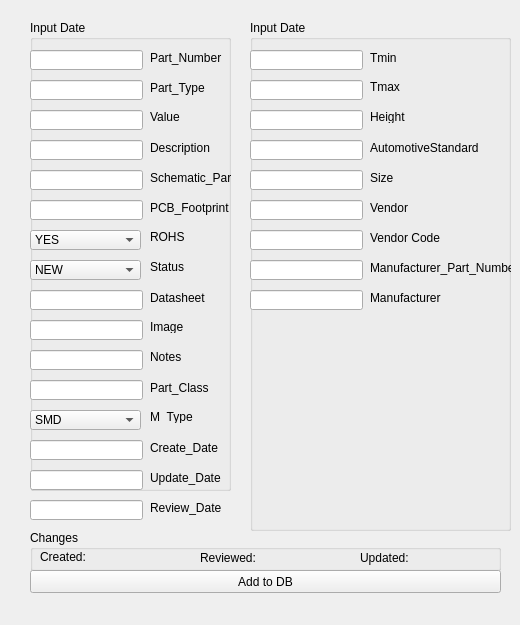
      <widget class="QWidget" name="tab_7">
       <attribute name="title">
        <string>Mecanical</string>
       </attribute>
       <widget class="QGroupBox" name="groupBox_22">
        <property name="geometry">
         <rect>
          <x>30</x>
          <y>20</y>
          <width>201</width>
          <height>471</height>
         </rect>
        </property>
        <property name="title">
         <string>Input Date</string>
        </property>
        <widget class="QLabel" name="label_244">
         <property name="geometry">
          <rect>
           <x>120</x>
           <y>60</y>
           <width>81</width>
           <height>16</height>
          </rect>
         </property>
         <property name="text">
          <string>Part_Type</string>
         </property>
        </widget>
        <widget class="QLabel" name="label_245">
         <property name="geometry">
          <rect>
           <x>120</x>
           <y>90</y>
           <width>47</width>
           <height>13</height>
          </rect>
         </property>
         <property name="text">
          <string>Value</string>
         </property>
        </widget>
        <widget class="QLabel" name="label_246">
         <property name="geometry">
          <rect>
           <x>120</x>
           <y>120</y>
           <width>81</width>
           <height>16</height>
          </rect>
         </property>
         <property name="text">
          <string>Description</string>
         </property>
        </widget>
        <widget class="QLabel" name="label_247">
         <property name="geometry">
          <rect>
           <x>120</x>
           <y>180</y>
           <width>81</width>
           <height>16</height>
          </rect>
         </property>
         <property name="text">
          <string>PCB_Footprint</string>
         </property>
        </widget>
        <widget class="QLabel" name="label_248">
         <property name="geometry">
          <rect>
           <x>120</x>
           <y>210</y>
           <width>47</width>
           <height>13</height>
          </rect>
         </property>
         <property name="text">
          <string>ROHS</string>
         </property>
        </widget>
        <widget class="QLabel" name="label_250">
         <property name="geometry">
          <rect>
           <x>120</x>
           <y>270</y>
           <width>81</width>
           <height>16</height>
          </rect>
         </property>
         <property name="text">
          <string>Datasheet</string>
         </property>
        </widget>
        <widget class="QLabel" name="label_251">
         <property name="geometry">
          <rect>
           <x>120</x>
           <y>300</y>
           <width>47</width>
           <height>13</height>
          </rect>
         </property>
         <property name="text">
          <string>Image</string>
         </property>
        </widget>
        <widget class="QLabel" name="label_252">
         <property name="geometry">
          <rect>
           <x>120</x>
           <y>330</y>
           <width>47</width>
           <height>13</height>
          </rect>
         </property>
         <property name="text">
          <string>Notes</string>
         </property>
        </widget>
        <widget class="QLabel" name="label_253">
         <property name="geometry">
          <rect>
           <x>120</x>
           <y>360</y>
           <width>81</width>
           <height>16</height>
          </rect>
         </property>
         <property name="text">
          <string>Part_Class</string>
         </property>
        </widget>
        <widget class="QLabel" name="label_254">
         <property name="geometry">
          <rect>
           <x>120</x>
           <y>420</y>
           <width>81</width>
           <height>16</height>
          </rect>
         </property>
         <property name="text">
          <string>Create_Date</string>
         </property>
        </widget>
        <widget class="QLabel" name="label_256">
         <property name="geometry">
          <rect>
           <x>120</x>
           <y>450</y>
           <width>81</width>
           <height>16</height>
          </rect>
         </property>
         <property name="text">
          <string>Update_Date</string>
         </property>
        </widget>
        <widget class="QLabel" name="label_257">
         <property name="geometry">
          <rect>
           <x>120</x>
           <y>390</y>
           <width>47</width>
           <height>13</height>
          </rect>
         </property>
         <property name="text">
          <string>M_Type</string>
         </property>
        </widget>
        <widget class="QLineEdit" name="lineEdit_196">
         <property name="geometry">
          <rect>
           <x>0</x>
           <y>60</y>
           <width>113</width>
           <height>20</height>
          </rect>
         </property>
        </widget>
        <widget class="QLineEdit" name="lineEdit_197">
         <property name="geometry">
          <rect>
           <x>0</x>
           <y>90</y>
           <width>113</width>
           <height>20</height>
          </rect>
         </property>
        </widget>
        <widget class="QLineEdit" name="lineEdit_198">
         <property name="geometry">
          <rect>
           <x>0</x>
           <y>120</y>
           <width>113</width>
           <height>20</height>
          </rect>
         </property>
        </widget>
        <widget class="QLineEdit" name="lineEdit_199">
         <property name="geometry">
          <rect>
           <x>0</x>
           <y>150</y>
           <width>113</width>
           <height>20</height>
          </rect>
         </property>
        </widget>
        <widget class="QLineEdit" name="lineEdit_200">
         <property name="geometry">
          <rect>
           <x>0</x>
           <y>180</y>
           <width>113</width>
           <height>20</height>
          </rect>
         </property>
        </widget>
        <widget class="QLineEdit" name="lineEdit_202">
         <property name="geometry">
          <rect>
           <x>0</x>
           <y>30</y>
           <width>113</width>
           <height>20</height>
          </rect>
         </property>
        </widget>
        <widget class="QLineEdit" name="lineEdit_203">
         <property name="geometry">
          <rect>
           <x>0</x>
           <y>270</y>
           <width>113</width>
           <height>20</height>
          </rect>
         </property>
        </widget>
        <widget class="QLineEdit" name="lineEdit_204">
         <property name="geometry">
          <rect>
           <x>0</x>
           <y>300</y>
           <width>113</width>
           <height>20</height>
          </rect>
         </property>
        </widget>
        <widget class="QLineEdit" name="lineEdit_205">
         <property name="geometry">
          <rect>
           <x>0</x>
           <y>330</y>
           <width>113</width>
           <height>20</height>
          </rect>
         </property>
        </widget>
        <widget class="QLineEdit" name="lineEdit_206">
         <property name="geometry">
          <rect>
           <x>0</x>
           <y>360</y>
           <width>113</width>
           <height>20</height>
          </rect>
         </property>
        </widget>
        <widget class="QLineEdit" name="lineEdit_207">
         <property name="geometry">
          <rect>
           <x>0</x>
           <y>420</y>
           <width>113</width>
           <height>20</height>
          </rect>
         </property>
        </widget>
        <widget class="QLineEdit" name="lineEdit_209">
         <property name="geometry">
          <rect>
           <x>0</x>
           <y>450</y>
           <width>113</width>
           <height>20</height>
          </rect>
         </property>
        </widget>
        <widget class="QLabel" name="label_258">
         <property name="geometry">
          <rect>
           <x>120</x>
           <y>150</y>
           <width>81</width>
           <height>16</height>
          </rect>
         </property>
         <property name="text">
          <string>Schematic_Part</string>
         </property>
        </widget>
        <widget class="QLabel" name="label_243">
         <property name="geometry">
          <rect>
           <x>120</x>
           <y>30</y>
           <width>91</width>
           <height>16</height>
          </rect>
         </property>
         <property name="text">
          <string>Part_Number</string>
         </property>
        </widget>
        <widget class="QComboBox" name="boxStatus_25">
         <property name="enabled">
          <bool>true</bool>
         </property>
         <property name="geometry">
          <rect>
           <x>0</x>
           <y>210</y>
           <width>111</width>
           <height>20</height>
          </rect>
         </property>
         <property name="toolTip">
          <string>&lt;html&gt;&lt;head/&gt;&lt;body&gt;&lt;p&gt;Component's status&lt;/p&gt;&lt;p&gt;&lt;span style=&quot; font-style:italic;&quot;&gt;Status can be changed by CIS administrator only&lt;/span&gt;&lt;/p&gt;&lt;/body&gt;&lt;/html&gt;</string>
         </property>
         <item>
          <property name="text">
           <string>YES</string>
          </property>
         </item>
         <item>
          <property name="text">
           <string>YES-EX</string>
          </property>
         </item>
         <item>
          <property name="text">
           <string>NO</string>
          </property>
         </item>
        </widget>
        <widget class="QComboBox" name="boxStatus_26">
         <property name="enabled">
          <bool>true</bool>
         </property>
         <property name="geometry">
          <rect>
           <x>0</x>
           <y>390</y>
           <width>111</width>
           <height>20</height>
          </rect>
         </property>
         <property name="toolTip">
          <string>&lt;html&gt;&lt;head/&gt;&lt;body&gt;&lt;p&gt;Component's status&lt;/p&gt;&lt;p&gt;&lt;span style=&quot; font-style:italic;&quot;&gt;Status can be changed by CIS administrator only&lt;/span&gt;&lt;/p&gt;&lt;/body&gt;&lt;/html&gt;</string>
         </property>
         <item>
          <property name="text">
           <string>SMD</string>
          </property>
         </item>
         <item>
          <property name="text">
           <string>LEADED</string>
          </property>
         </item>
        </widget>
        <widget class="QComboBox" name="boxStatus_9">
         <property name="enabled">
          <bool>true</bool>
         </property>
         <property name="geometry">
          <rect>
           <x>0</x>
           <y>240</y>
           <width>111</width>
           <height>20</height>
          </rect>
         </property>
         <property name="toolTip">
          <string>&lt;html&gt;&lt;head/&gt;&lt;body&gt;&lt;p&gt;Component's status&lt;/p&gt;&lt;p&gt;&lt;span style=&quot; font-style:italic;&quot;&gt;Status can be changed by CIS administrator only&lt;/span&gt;&lt;/p&gt;&lt;/body&gt;&lt;/html&gt;</string>
         </property>
         <item>
          <property name="text">
           <string>NEW</string>
          </property>
         </item>
         <item>
          <property name="text">
           <string>CHECKED</string>
          </property>
         </item>
         <item>
          <property name="text">
           <string>TESTED</string>
          </property>
         </item>
         <item>
          <property name="text">
           <string>FAULTY</string>
          </property>
         </item>
         <item>
          <property name="text">
           <string>OBSOLETE</string>
          </property>
         </item>
         <item>
          <property name="text">
           <string>DRAFT</string>
          </property>
         </item>
         <item>
          <property name="text">
           <string>EMPTY</string>
          </property>
         </item>
         <item>
          <property name="text">
           <string>EXTERNAL</string>
          </property>
         </item>
        </widget>
        <widget class="QLabel" name="label_249">
         <property name="geometry">
          <rect>
           <x>120</x>
           <y>240</y>
           <width>47</width>
           <height>13</height>
          </rect>
         </property>
         <property name="text">
          <string>Status</string>
         </property>
        </widget>
       </widget>
       <widget class="QGroupBox" name="groupBox_23">
        <property name="geometry">
         <rect>
          <x>250</x>
          <y>20</y>
          <width>261</width>
          <height>511</height>
         </rect>
        </property>
        <property name="title">
         <string>Input Date</string>
        </property>
        <widget class="QLabel" name="label_259">
         <property name="geometry">
          <rect>
           <x>120</x>
           <y>30</y>
           <width>71</width>
           <height>16</height>
          </rect>
         </property>
         <property name="text">
          <string>Tmin</string>
         </property>
        </widget>
        <widget class="QLabel" name="label_260">
         <property name="geometry">
          <rect>
           <x>120</x>
           <y>60</y>
           <width>47</width>
           <height>13</height>
          </rect>
         </property>
         <property name="text">
          <string>Tmax</string>
         </property>
        </widget>
        <widget class="QLabel" name="label_261">
         <property name="geometry">
          <rect>
           <x>120</x>
           <y>90</y>
           <width>47</width>
           <height>13</height>
          </rect>
         </property>
         <property name="text">
          <string>Height</string>
         </property>
        </widget>
        <widget class="QLabel" name="label_262">
         <property name="geometry">
          <rect>
           <x>120</x>
           <y>120</y>
           <width>111</width>
           <height>16</height>
          </rect>
         </property>
         <property name="text">
          <string>AutomotiveStandard</string>
         </property>
        </widget>
        <widget class="QLabel" name="label_263">
         <property name="geometry">
          <rect>
           <x>120</x>
           <y>150</y>
           <width>131</width>
           <height>16</height>
          </rect>
         </property>
         <property name="text">
          <string>Size</string>
         </property>
        </widget>
        <widget class="QLineEdit" name="lineEdit_211">
         <property name="geometry">
          <rect>
           <x>0</x>
           <y>30</y>
           <width>113</width>
           <height>20</height>
          </rect>
         </property>
        </widget>
        <widget class="QLineEdit" name="lineEdit_212">
         <property name="geometry">
          <rect>
           <x>0</x>
           <y>60</y>
           <width>113</width>
           <height>20</height>
          </rect>
         </property>
        </widget>
        <widget class="QLineEdit" name="lineEdit_213">
         <property name="geometry">
          <rect>
           <x>0</x>
           <y>90</y>
           <width>113</width>
           <height>20</height>
          </rect>
         </property>
        </widget>
        <widget class="QLineEdit" name="lineEdit_214">
         <property name="geometry">
          <rect>
           <x>0</x>
           <y>120</y>
           <width>113</width>
           <height>20</height>
          </rect>
         </property>
        </widget>
        <widget class="QLineEdit" name="lineEdit_215">
         <property name="geometry">
          <rect>
           <x>0</x>
           <y>150</y>
           <width>113</width>
           <height>20</height>
          </rect>
         </property>
        </widget>
        <widget class="QLineEdit" name="lineEdit_216">
         <property name="geometry">
          <rect>
           <x>0</x>
           <y>180</y>
           <width>113</width>
           <height>20</height>
          </rect>
         </property>
        </widget>
        <widget class="QLabel" name="label_289">
         <property name="geometry">
          <rect>
           <x>120</x>
           <y>180</y>
           <width>131</width>
           <height>16</height>
          </rect>
         </property>
         <property name="text">
          <string>Vendor</string>
         </property>
        </widget>
        <widget class="QLineEdit" name="lineEdit_217">
         <property name="geometry">
          <rect>
           <x>0</x>
           <y>210</y>
           <width>113</width>
           <height>20</height>
          </rect>
         </property>
        </widget>
        <widget class="QLabel" name="label_290">
         <property name="geometry">
          <rect>
           <x>120</x>
           <y>210</y>
           <width>131</width>
           <height>16</height>
          </rect>
         </property>
         <property name="text">
          <string>Vendor Code</string>
         </property>
        </widget>
        <widget class="QLabel" name="label_308">
         <property name="geometry">
          <rect>
           <x>120</x>
           <y>240</y>
           <width>151</width>
           <height>16</height>
          </rect>
         </property>
         <property name="text">
          <string>Manufacturer_Part_Number</string>
         </property>
        </widget>
        <widget class="QLineEdit" name="lineEdit_228">
         <property name="geometry">
          <rect>
           <x>0</x>
           <y>270</y>
           <width>113</width>
           <height>20</height>
          </rect>
         </property>
        </widget>
        <widget class="QLineEdit" name="lineEdit_229">
         <property name="geometry">
          <rect>
           <x>0</x>
           <y>240</y>
           <width>113</width>
           <height>20</height>
          </rect>
         </property>
        </widget>
        <widget class="QLabel" name="label_309">
         <property name="geometry">
          <rect>
           <x>120</x>
           <y>270</y>
           <width>131</width>
           <height>16</height>
          </rect>
         </property>
         <property name="text">
          <string>Manufacturer</string>
         </property>
        </widget>
       </widget>
       <widget class="QGroupBox" name="groupBox_24">
        <property name="geometry">
         <rect>
          <x>30</x>
          <y>530</y>
          <width>471</width>
          <height>41</height>
         </rect>
        </property>
        <property name="title">
         <string>Changes</string>
        </property>
        <widget class="QLabel" name="label_275">
         <property name="geometry">
          <rect>
           <x>10</x>
           <y>20</y>
           <width>47</width>
           <height>13</height>
          </rect>
         </property>
         <property name="text">
          <string>Created:</string>
         </property>
        </widget>
        <widget class="QLabel" name="label_276">
         <property name="geometry">
          <rect>
           <x>60</x>
           <y>20</y>
           <width>101</width>
           <height>16</height>
          </rect>
         </property>
         <property name="text">
          <string/>
         </property>
        </widget>
        <widget class="QLabel" name="label_277">
         <property name="geometry">
          <rect>
           <x>170</x>
           <y>20</y>
           <width>61</width>
           <height>16</height>
          </rect>
         </property>
         <property name="text">
          <string>Reviewed:</string>
         </property>
        </widget>
        <widget class="QLabel" name="label_278">
         <property name="geometry">
          <rect>
           <x>230</x>
           <y>20</y>
           <width>101</width>
           <height>16</height>
          </rect>
         </property>
         <property name="text">
          <string/>
         </property>
        </widget>
        <widget class="QLabel" name="label_279">
         <property name="geometry">
          <rect>
           <x>330</x>
           <y>20</y>
           <width>61</width>
           <height>16</height>
          </rect>
         </property>
         <property name="text">
          <string>Updated:</string>
         </property>
        </widget>
        <widget class="QLabel" name="label_280">
         <property name="geometry">
          <rect>
           <x>380</x>
           <y>20</y>
           <width>91</width>
           <height>16</height>
          </rect>
         </property>
         <property name="text">
          <string/>
         </property>
        </widget>
       </widget>
       <widget class="QPushButton" name="pushButton_8">
        <property name="geometry">
         <rect>
          <x>30</x>
          <y>570</y>
          <width>471</width>
          <height>23</height>
         </rect>
        </property>
        <property name="text">
         <string>Add to DB</string>
        </property>
       </widget>
       <widget class="QLabel" name="label_267">
        <property name="geometry">
         <rect>
          <x>30</x>
          <y>600</y>
          <width>471</width>
          <height>16</height>
         </rect>
        </property>
        <property name="text">
         <string/>
        </property>
       </widget>
       <widget class="QLineEdit" name="lineEdit_208">
        <property name="geometry">
         <rect>
          <x>30</x>
          <y>500</y>
          <width>113</width>
          <height>20</height>
         </rect>
        </property>
       </widget>
       <widget class="QLabel" name="label_255">
        <property name="geometry">
         <rect>
          <x>150</x>
          <y>500</y>
          <width>81</width>
          <height>16</height>
         </rect>
        </property>
        <property name="text">
         <string>Review_Date</string>
        </property>
       </widget>
      </widget>
